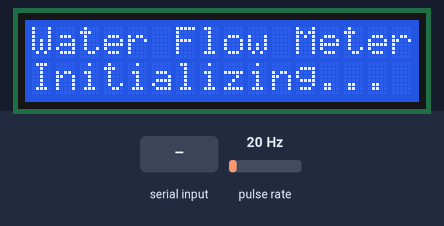
This sketch was run on a simulated Arduino Uno, built with avr-gcc and run on an emulated ATmega328P. Shown: 16×2 character LCD. Wiring (inferred from the names in the program): pulse sensor: data pin 2. Inputs (shaded band) come from the test bench; at power-on: pulse rate 20 Hz. What the sketch prints to the serial monitor is not drawn.

Above: at 0.1 s.
At 1.7 s:
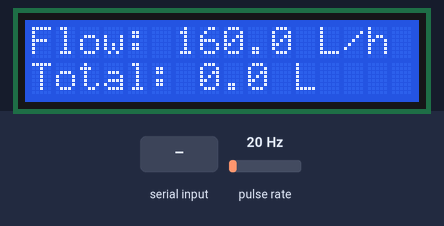
1.8 s: "c90\n" received over Serial
At 3.3 s:
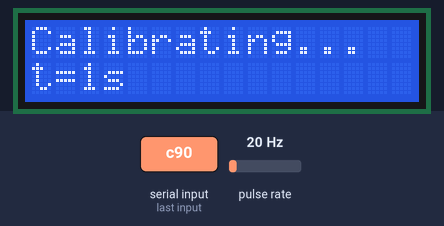
Timing chart, 0 to 4.8 s (numbered marks = the images above; inputs shaded):
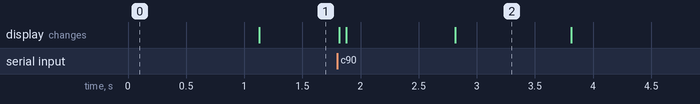

The sketch:

Water_Flow_Project.ino
```cpp
// Marrwan
#include <LiquidCrystal_I2C.h>
#include <Wire.h> // For I2C LCD

#define FLOW_SENSOR_PIN 2 // Interrupt-capable pin
#define LCD_I2C_ADDRESS 0x27

// YF-S201 factory spec: pulse frequency (Hz) = CALIBRATION_FACTOR * flow rate (L/min).
// Cheap/clone sensors often deviate from the datasheet value - run calibration
// mode (send 'c' over Serial) to measure your actual sensor's factor and
// update this constant with the result.
#define CALIBRATION_FACTOR 7.5

// Noise/contact-bounce filter: ignore pulses arriving closer together than this.
// The YF-S201 tops out around 225 Hz (~4.4 ms/pulse) at its 30 L/min rated max,
// so anything faster than 1 ms apart is electrical noise, not a real pulse.
#define MIN_PULSE_INTERVAL_US 1000

// How often the display/serial refresh, in milliseconds.
#define UPDATE_INTERVAL_MS 1000

// Calibration window length. Longer = more accurate average, but you need to
// be able to hold steady flow and measure volume for the whole window.
#define CAL_DURATION_MS 30000

volatile unsigned long flow_pulse_count = 0;
volatile unsigned long last_pulse_time_us = 0;

float flow_rate_L_hour = 0.0;
float total_volume_L = 0.0;
unsigned long lastUpdateTime = 0;

LiquidCrystal_I2C lcd(LCD_I2C_ADDRESS, 16, 2);

bool calibrating = false;
unsigned long calStartMillis = 0;

void setup()
{
  Serial.begin(9600);
  lcd.init();
  lcd.backlight();

  pinMode(FLOW_SENSOR_PIN, INPUT_PULLUP);
  attachInterrupt(digitalPinToInterrupt(FLOW_SENSOR_PIN), flow, RISING);

  lcd.setCursor(0, 0); // Initial LCD display
  lcd.print("Water Flow Meter");
  lcd.setCursor(0, 1);
  lcd.print("Initializing...");

  Serial.println(F("Ready. Send 'c' to start a 30s calibration window."));
  lastUpdateTime = millis();
}

void loop()
{
  if (Serial.available() && Serial.read() == 'c' && !calibrating)
  {
    startCalibration();
  }

  if (calibrating)
  {
    runCalibration();
    return; // suspend normal flow display while calibrating
  }

  unsigned long now = millis();
  unsigned long dt = now - lastUpdateTime;
  if (dt >= UPDATE_INTERVAL_MS)
  {
    lastUpdateTime = now;

    // Snapshot and reset the pulse count atomically so the ISR can't
    // increment it mid-read/mid-reset and drop or double count a pulse.
    noInterrupts();
    unsigned long pulses = flow_pulse_count;
    flow_pulse_count = 0;
    interrupts();

    // Frequency from the ACTUAL elapsed time, not an assumed 1.000 s window.
    float freq_hz = (float)pulses * 1000.0 / (float)dt;

    // K-factor spec: freq(Hz) = K * flow(L/min)  ->  flow(L/min) = freq / K
    flow_rate_L_hour = (freq_hz / CALIBRATION_FACTOR) * 60.0;

    // Exact volume: each pulse represents 1 / (K * 60) liters, independent of
    // timing, so summing pulses avoids the drift of rate/3600 per loop.
    total_volume_L += (float)pulses / (CALIBRATION_FACTOR * 60.0);

    updateDisplay();

    Serial.print(F("Flow Rate: "));
    Serial.print(flow_rate_L_hour, 2);
    Serial.print(F(" L/hour  Total: "));
    Serial.print(total_volume_L, 2);
    Serial.println(F(" L"));
  }
}

// Overwrites a full 16-char LCD row without lcd.clear(), so the display does
// not flicker on every refresh. Pads the remainder of the line with spaces.
void lcdPrintLine(uint8_t row, const char *text)
{
  lcd.setCursor(0, row);
  uint8_t i = 0;
  while (text[i] != '\0' && i < 16)
  {
    lcd.print(text[i]);
    i++;
  }
  while (i < 16)
  {
    lcd.print(' ');
    i++;
  }
}

void updateDisplay()
{
  char line[24];
  char num[12];

  dtostrf(flow_rate_L_hour, 0, 1, num); // value with 1 decimal place
  snprintf(line, sizeof(line), "Flow: %s L/h", num);
  lcdPrintLine(0, line);

  dtostrf(total_volume_L, 0, 1, num);
  snprintf(line, sizeof(line), "Total: %s L", num);
  lcdPrintLine(1, line);
}

void startCalibration()
{
  calibrating = true;
  calStartMillis = millis();

  noInterrupts();
  flow_pulse_count = 0;
  interrupts();

  lcd.clear();
  lcd.setCursor(0, 0);
  lcd.print("Calibrating...");

  Serial.println(F("Calibration started."));
  Serial.println(F("Start collecting the sensor's output into a measuring"));
  Serial.println(F("container NOW. Window length: 30 seconds."));
}

void runCalibration()
{
  unsigned long elapsed = millis() - calStartMillis;

  lcd.setCursor(0, 1);
  lcd.print("t=");
  lcd.print(elapsed / 1000);
  lcd.print("s   ");

  if (elapsed < CAL_DURATION_MS)
  {
    return;
  }

  noInterrupts();
  unsigned long pulses = flow_pulse_count;
  flow_pulse_count = 0; // clear so normal mode doesn't inherit these pulses
  interrupts();

  float elapsed_s = elapsed / 1000.0;
  float freq_hz = pulses / elapsed_s;

  Serial.println(F("=== Calibration window complete ==="));
  Serial.print(F("Elapsed: "));
  Serial.print(elapsed_s, 2);
  Serial.println(F(" s"));
  Serial.print(F("Pulses counted: "));
  Serial.println(pulses);
  Serial.print(F("Average frequency: "));
  Serial.print(freq_hz, 3);
  Serial.println(F(" Hz"));
  Serial.println();
  Serial.println(F("Now enter the ACTUAL volume you collected during this"));
  Serial.println(F("window, in liters (e.g. 0.85), then press Enter:"));

  float measured_volume_L = waitForSerialFloat();

  if (measured_volume_L <= 0.0)
  {
    Serial.println(F("Invalid volume (must be > 0). Calibration aborted."));
    calibrating = false;
    lastUpdateTime = millis();
    return;
  }

  float flow_L_min = measured_volume_L / (elapsed_s / 60.0);
  float k_factor = freq_hz / flow_L_min;

  Serial.println();
  Serial.print(F("Measured flow: "));
  Serial.print(flow_L_min, 3);
  Serial.println(F(" L/min"));
  Serial.print(F("Your calibration factor (K): "));
  Serial.println(k_factor, 3);
  Serial.println(F("Update CALIBRATION_FACTOR at the top of the sketch with this value."));
  Serial.println(F("Send 'c' again to run another test point at a different flow rate."));

  lcd.clear();
  lcd.setCursor(0, 0);
  lcd.print("K factor:");
  lcd.setCursor(0, 1);
  lcd.print(k_factor, 3);

  calibrating = false;
  lastUpdateTime = millis(); // resume normal display cadence cleanly
}

// Blocks until a line is typed into the Serial Monitor and Enter is pressed.
float waitForSerialFloat()
{
  while (!Serial.available())
  {
    // wait for the user to type the measured volume
  }
  delay(50); // let the rest of the line arrive before reading it
  String line = Serial.readStringUntil('\n');
  return line.toFloat();
}

void flow()
{
  unsigned long now = micros();
  if (now - last_pulse_time_us < MIN_PULSE_INTERVAL_US)
  {
    return; // reject pulses that arrive faster than physically possible - noise
  }
  last_pulse_time_us = now;
  flow_pulse_count++;
}
```

Measured:
- after the input at 1.8 s, the display: first changes at once (image 2 shows a later state)
- what the display in image 2 shows lasts 1.0 s, from 2.8 s to 3.8 s
